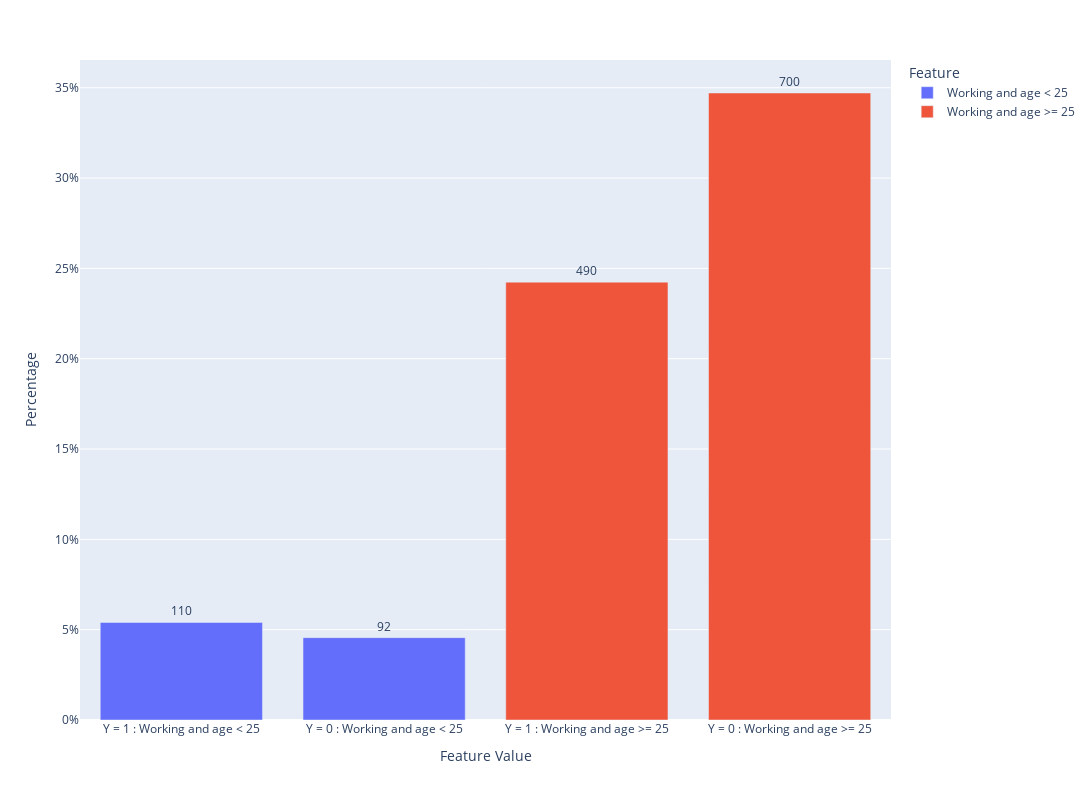

The cell this chart's notebook holds for it:
### Code cell
df1 = dfbyfeature(Filter_Dataframe(bar_df,{'occupation':lst_working},{'age':'<= 25'},Y)[1],'Working and age < 25')
df2 = dfbyfeature(Filter_Dataframe(bar_df,{'occupation':lst_working},{'age':'> 25'},Y)[1],'Working and age >= 25')
barchart(pd.concat([df1,df2]), Y).show()

### Figure 1 — Plotly figure (JSON) as saved in the notebook; plotly's stock layout.template omitted (floating-point values rounded to 4 significant figures)
{"data": [{"alignmentgroup": "True", "customdata": [[109, "age<= 25", "Y = 1"], [92, "age<= 25", "Y = 0"]], "hovertemplate": "Feature=Working and age < 25<br>Percentage=%{y}<br>Row Count=%{customdata[0]}<br>Filter=%{customdata[1]}<extra></extra>", "legendgroup": "Working and age < 25", "marker": {"color": "#636efa", "pattern": {"shape": ""}}, "name": "Working and age < 25", "offsetgroup": "Working and age < 25", "orientation": "v", "showlegend": true, "text": [109, 92], "textposition": "outside", "texttemplate": "%{text:.2s}", "type": "bar", "x": ["Y = 1 : Working and age < 25", "Y = 0 : Working and age < 25"], "xaxis": "x", "y": [5.4, 4.56], "yaxis": "y"}, {"alignmentgroup": "True", "customdata": [[489, "age> 25", "Y = 1"], [700, "age> 25", "Y = 0"]], "hovertemplate": "Feature=Working and age >= 25<br>Percentage=%{y}<br>Row Count=%{customdata[0]}<br>Filter=%{customdata[1]}<extra></extra>", "legendgroup": "Working and age >= 25", "marker": {"color": "#EF553B", "pattern": {"shape": ""}}, "name": "Working and age >= 25", "offsetgroup": "Working and age >= 25", "orientation": "v", "showlegend": true, "text": [489, 700], "textposition": "outside", "texttemplate": "%{text:.2s}", "type": "bar", "x": ["Y = 1 : Working and age >= 25", "Y = 0 : Working and age >= 25"], "xaxis": "x", "y": [24.24, 34.71], "yaxis": "y"}], "layout": {"barmode": "relative", "height": 800, "legend": {"title": {"text": "Feature"}, "tracegroupgap": 0}, "margin": {"t": 60}, "showlegend": true, "width": 1200, "xaxis": {"anchor": "y", "domain": [0, 1], "title": {"text": "Feature Value"}}, "yaxis": {"anchor": "x", "domain": [0, 1], "ticksuffix": "%", "title": {"text": "Percentage"}}}}
